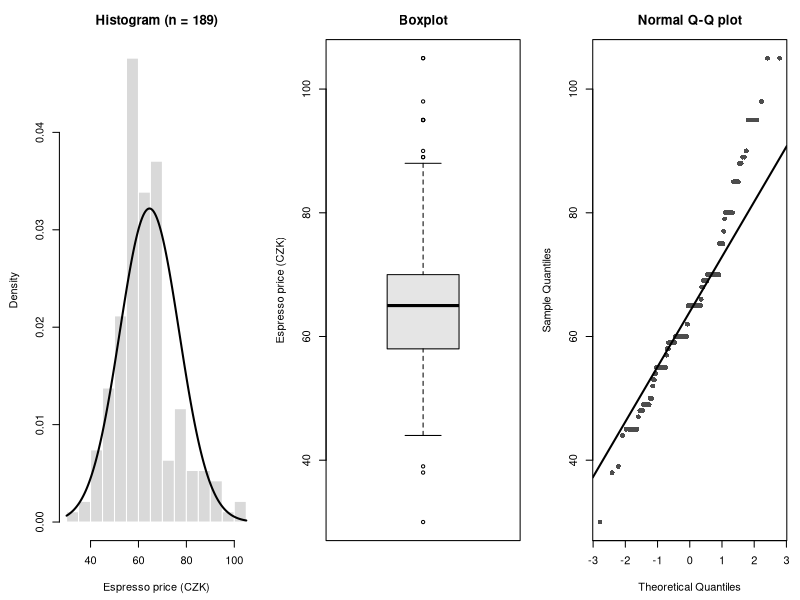
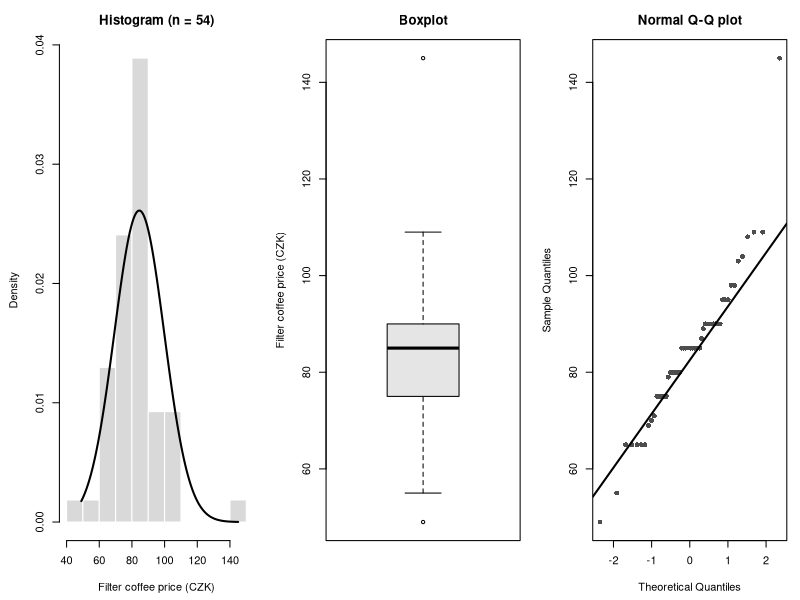
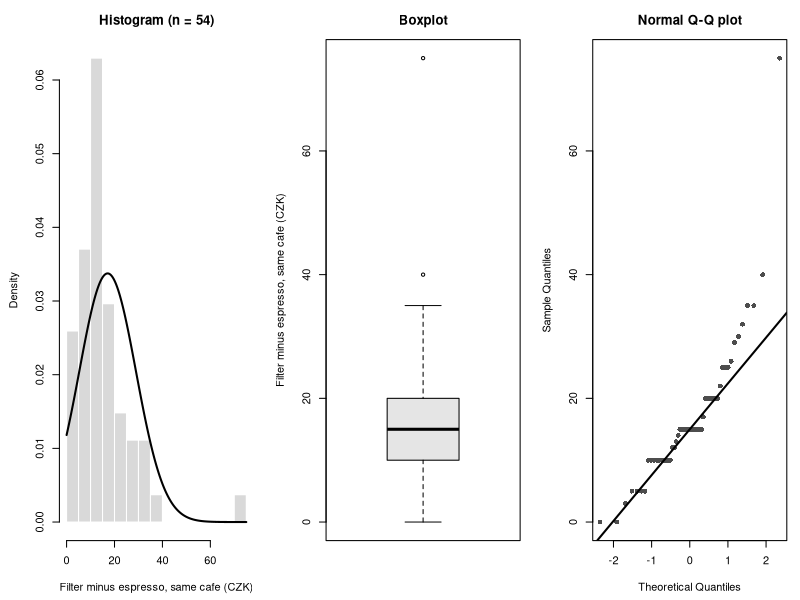
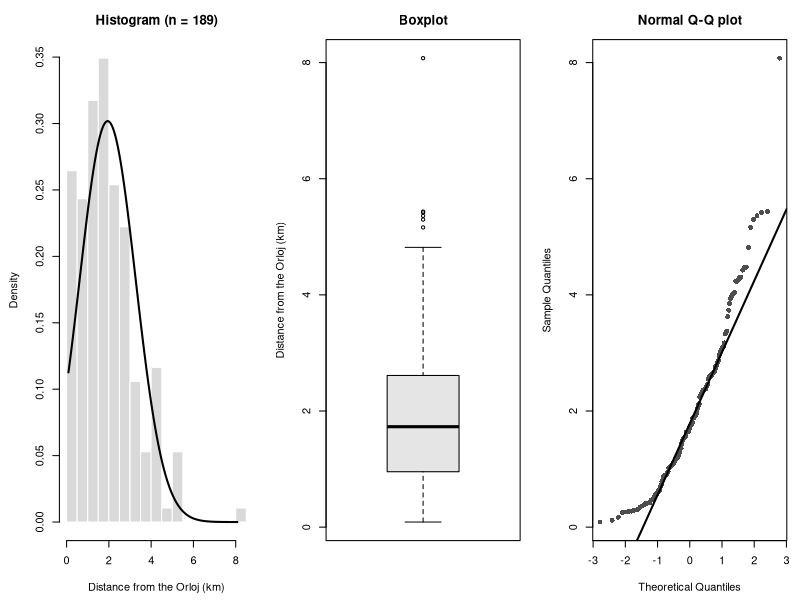
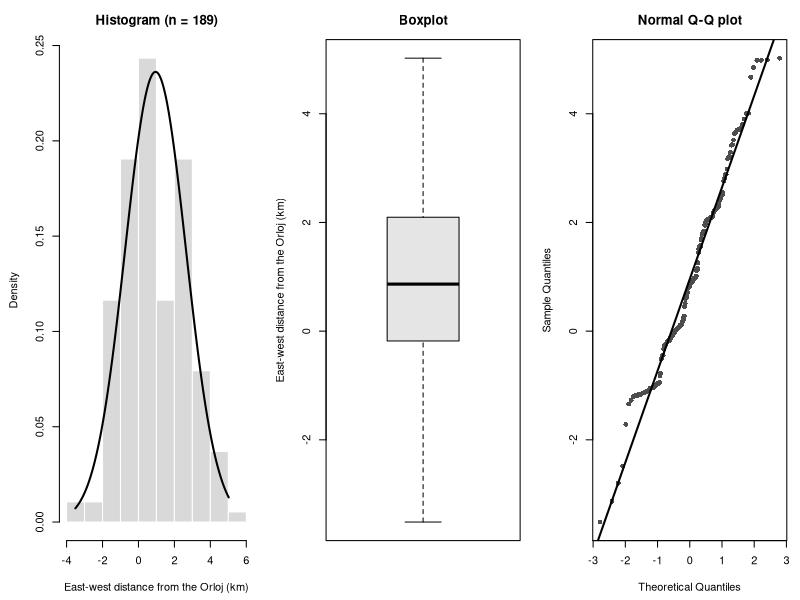
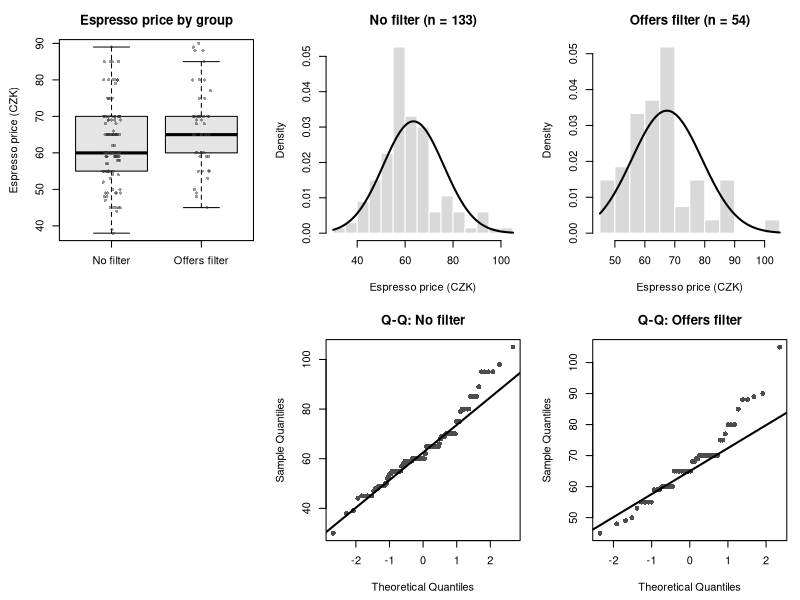
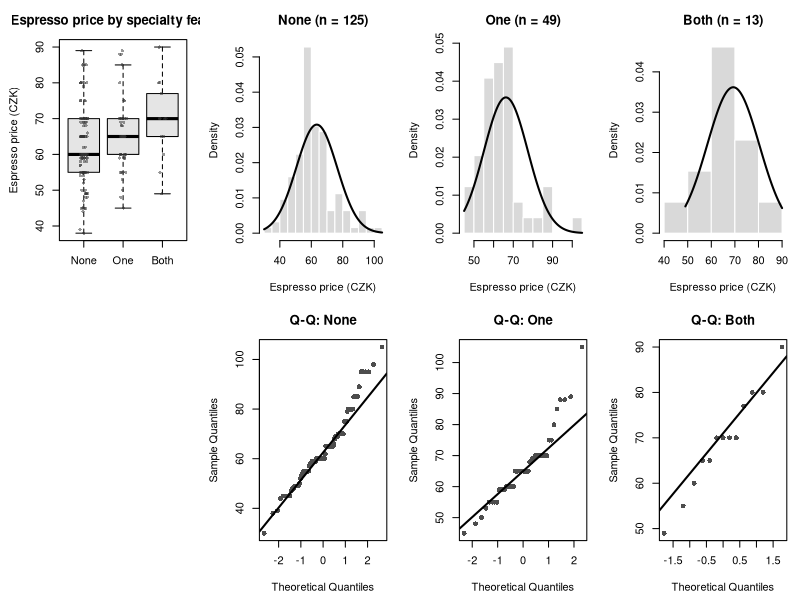
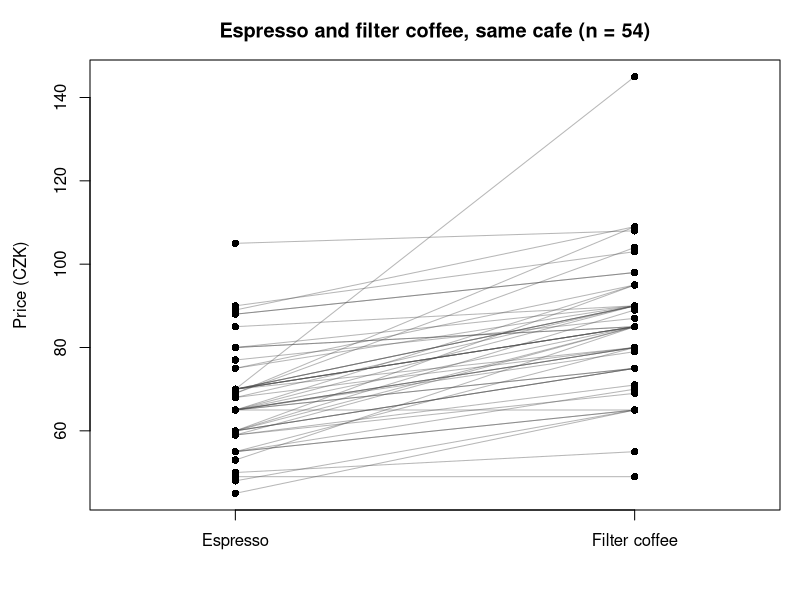

The R source for these figures, in order:
# =============================================================================
# 02_descriptive.R  --  Data Analytics semestral project, topic: Specialty Cafes
#
# Describes every variable used in A1-A10 BEFORE any test is run, and decides
# for each variable (and each group that is compared) whether a parametric or
# a non-parametric method is justified. Steps follow Appendix B.2:
#   1. Count   2. Summarise   3. Plot   4. Check normality
#   5. If not normal: does the central limit theorem (CLT) help?
#   6. Fill in the decision table (D_table.tex)
#
# Reads:   analysis/dataset.csv
# Writes:  report/tables/D_table.tex        decision table (main output)
#          report/tables/descriptives.tex   full numeric descriptives (App. A)
#          report/tables/D_categorical.tex  counts and percentages     (App. A)
#          report/figures/D_*.pdf           descriptive plots
#          report/figures/distributions.pdf summary figure for Appendix B
#
# Run from the REPOSITORY ROOT:  source("analysis/02_descriptive.R")
# Packages: none (base R).
# =============================================================================


# ---- 0. Settings and data ----------------------------------------------------

SEED <- 2026     # same seed as 03_analysis.R
B    <- 5000     # bootstrap resamples for the CLT check

# Rules of thumb used for the decision (stated in the report, Appendix B):
SKEW_LIMIT <- 0.5   # |skewness| below this -> distribution treated as normal
N_CLT      <- 30    # smallest group size for which the CLT can help
BOOT_LIMIT <- 0.5   # |skewness of bootstrapped means| below this -> CLT works

fig_dir <- file.path("report", "figures")
tab_dir <- file.path("report", "tables")
dir.create(fig_dir, recursive = TRUE, showWarnings = FALSE)
dir.create(tab_dir, recursive = TRUE, showWarnings = FALSE)

d <- read.csv(file.path("analysis", "dataset.csv"), stringsAsFactors = FALSE,
              fileEncoding = "UTF-8")

# A CSV does not store factor levels, so set them again in a fixed order.
d$specialty_group <- factor(d$specialty_group, levels = c("None", "One", "Both"))
d$chain_group     <- factor(d$chain_group, levels = c("Independent", "Chain"))
d$cafe_type       <- factor(d$cafe_type,
                            levels = c("Independent", "Local Chain",
                                       "International Chain"))
d$filter_group    <- factor(d$offers_filter, levels = 0:1,
                            labels = c("No filter", "Offers filter"))
d$roastery_group  <- factor(d$is_roastery, levels = 0:1,
                            labels = c("Other cafe", "Roastery"))

# A3 uses the within-cafe difference: filter price MINUS espresso price.
d$diff_filter_espresso <- d$filter_price - d$espresso_price

cat("Cafes in dataset.csv:", nrow(d), "\n")


# ---- Helper functions --------------------------------------------------------

# Sample skewness (g1): 0 for a symmetric distribution, > 0 = long right tail.
skewness <- function(x) {
  x <- x[!is.na(x)]
  m <- mean(x)
  mean((x - m)^3) / mean((x - m)^2)^1.5
}

# p-value in APA style: three decimals, no leading zero, "< .001" if tiny.
fmt_p <- function(p) {
  ifelse(p < 0.001, "< .001", sub("^0", "", formatC(p, format = "f", digits = 3)))
}

# Negative numbers get a typeset minus sign in LaTeX ("-0.2" -> "\ensuremath{-}0.2").
fmt <- function(x, digits = 1) {
  sub("^-", "\\\\ensuremath{-}", formatC(x, format = "f", digits = digits))
}

# Numeric summary of one variable: n, missing, mean with t-based 95% CI, SD,
# median, IQR (Q1-Q3) and range.
describe_num <- function(x) {
  n_miss <- sum(is.na(x))
  x  <- x[!is.na(x)]
  n  <- length(x)
  m  <- mean(x)
  se <- sd(x) / sqrt(n)
  tq <- qt(0.975, df = n - 1)
  q  <- quantile(x, c(0.25, 0.75), names = FALSE)
  c(n = n, missing = n_miss, mean = m, ci_low = m - tq * se, ci_high = m + tq * se,
    sd = sd(x), median = median(x), q1 = q[1], q3 = q[2],
    min = min(x), max = max(x))
}

# Write a data frame as a booktabs LaTeX tabular (no caption: the caption is
# added in report.tex around \input{...}). Escapes &, %, _ and # in the text.
write_tex_table <- function(df, file, align = NULL) {
  if (is.null(align)) align <- paste0("l", strrep("r", ncol(df) - 1))
  esc  <- function(s) gsub("([&%_#])", "\\\\\\1", s)
  head <- paste(esc(names(df)), collapse = " & ")
  body <- apply(as.matrix(df), 1, function(r) paste(esc(r), collapse = " & "))
  writeLines(c(paste0("\\begin{tabular}{", align, "}"), "\\toprule",
               paste(head, "\\\\"), "\\midrule", paste(body, "\\\\"),
               "\\bottomrule", "\\end{tabular}"), file)
  cat("Written:", file, "\n")
}

# Histogram with the normal curve of the same mean and SD on top.
hist_normal <- function(x, main, xlab) {
  x <- x[!is.na(x)]
  hist(x, breaks = "FD", freq = FALSE, main = main, xlab = xlab,
       col = "grey85", border = "white")
  grid_x <- seq(min(x), max(x), length.out = 200)
  lines(grid_x, dnorm(grid_x, mean(x), sd(x)), lwd = 2)
}

# Normal Q-Q plot: points close to the line = close to normal.
qq_plot <- function(x, main) {
  x <- x[!is.na(x)]
  qqnorm(x, main = main, pch = 16, col = "grey30")
  qqline(x, lwd = 2)
}

# Boxplot of y by group with the individual cafes as jittered points.
box_points <- function(y, g, main, ylab) {
  boxplot(y ~ g, main = main, ylab = ylab, xlab = "", outline = FALSE,
          col = "grey90")
  stripchart(y ~ g, vertical = TRUE, method = "jitter", add = TRUE, pch = 16,
             col = adjustcolor("grey20", alpha.f = 0.5))
}


# ---- 1-2. Count and summarise ------------------------------------------------

num_vars <- c(
  "Espresso price (CZK)"                      = "espresso_price",
  "Filter coffee price (CZK)"                 = "filter_price",
  "Filter minus espresso, same cafe (CZK)"    = "diff_filter_espresso",
  "Distance from the Orloj (km)"              = "distance_km",
  "East-west distance from the Orloj (km)"    = "ew_km"
)

desc <- t(sapply(num_vars, function(v) describe_num(d[[v]])))
cat("\nNumeric variables:\n"); print(round(desc, 2))

desc_tex <- data.frame(
  Variable  = names(num_vars),
  n         = desc[, "n"],
  Missing   = desc[, "missing"],
  `Mean [95% CI]` = paste0(fmt(desc[, "mean"]), " [", fmt(desc[, "ci_low"]),
                           ", ", fmt(desc[, "ci_high"]), "]"),
  SD        = fmt(desc[, "sd"]),
  Median    = fmt(desc[, "median"]),
  IQR       = paste0(fmt(desc[, "q1"]), "--", fmt(desc[, "q3"])),
  Range     = paste0(fmt(desc[, "min"]), "--", fmt(desc[, "max"])),
  check.names = FALSE)
write_tex_table(desc_tex, file.path(tab_dir, "descriptives.tex"),
                align = "lrrrrrrr")

# Categorical variables: counts and percentages (missing shown separately).
cat_vars <- c("Offers filter coffee" = "filter_group",
              "Roastery"             = "roastery_group",
              "Specialty features"   = "specialty_group",
              "Cafe type"            = "cafe_type",
              "Independent or chain" = "chain_group")
cat_rows <- do.call(rbind, lapply(names(cat_vars), function(lab) {
  x   <- d[[cat_vars[lab]]]
  tab <- table(x, useNA = "always")
  names(tab)[is.na(names(tab))] <- "Missing"
  data.frame(Variable = c(lab, rep("", length(tab) - 1)),
             Category = names(tab),
             n        = as.integer(tab),
             Percent  = fmt(100 * as.integer(tab) / length(x)))
}))
cat("\nCategorical variables:\n"); print(cat_rows, row.names = FALSE)
write_tex_table(cat_rows, file.path(tab_dir, "D_categorical.tex"), align = "llrr")

# A5 contingency table (roastery x filter coffee), shown here for description.
cat("\nRoastery x offers filter coffee:\n")
print(table(d$roastery_group, d$filter_group, useNA = "ifany"))


# ---- 3. Plot every numeric variable -----------------------------------------

for (lab in names(num_vars)) {
  v <- num_vars[lab]
  x <- d[[v]]
  pdf(file.path(fig_dir, paste0("D_", v, ".pdf")), width = 9, height = 3.2)
  par(mfrow = c(1, 3), mar = c(4.5, 4.5, 3, 1))
  hist_normal(x, main = paste0("Histogram (n = ", sum(!is.na(x)), ")"), xlab = lab)
  boxplot(x, main = "Boxplot", ylab = lab, col = "grey90")
  qq_plot(x, main = "Normal Q-Q plot")
  dev.off()
}

# Groups side by side.
# A2: espresso price, cafes with and without filter coffee
pdf(file.path(fig_dir, "D_espresso_by_filter.pdf"), width = 9, height = 6)
par(mfrow = c(2, 3), mar = c(4.5, 4.5, 3, 1))
box_points(d$espresso_price, d$filter_group, "Espresso price by group",
           "Espresso price (CZK)")
for (g in levels(d$filter_group)) {
  x <- d$espresso_price[d$filter_group %in% g]
  hist_normal(x, main = paste0(g, " (n = ", length(x), ")"),
              xlab = "Espresso price (CZK)")
}
plot.new()   # empty cell to keep the grid aligned
for (g in levels(d$filter_group)) {
  qq_plot(d$espresso_price[d$filter_group %in% g], main = paste("Q-Q:", g))
}
dev.off()

# A4: espresso price by number of specialty features
pdf(file.path(fig_dir, "D_espresso_by_specialty.pdf"), width = 12, height = 6)
par(mfrow = c(2, 4), mar = c(4.5, 4.5, 3, 1))
box_points(d$espresso_price, d$specialty_group,
           "Espresso price by specialty features", "Espresso price (CZK)")
for (g in levels(d$specialty_group)) {
  x <- d$espresso_price[d$specialty_group %in% g]
  hist_normal(x, main = paste0(g, " (n = ", length(x), ")"),
              xlab = "Espresso price (CZK)")
}
plot.new()
for (g in levels(d$specialty_group)) {
  qq_plot(d$espresso_price[d$specialty_group %in% g], main = paste("Q-Q:", g))
}
dev.off()

# A3: the paired comparison is checked on the DIFFERENCES (already plotted as
# D_diff_filter_espresso.pdf). Here: the two prices per cafe, linked by a line.
paired <- d[!is.na(d$filter_price), ]
pdf(file.path(fig_dir, "D_paired_prices.pdf"), width = 5, height = 5)
par(mar = c(4.5, 4.5, 3, 1))
plot(c(1, 2), range(c(paired$espresso_price, paired$filter_price)), type = "n",
     xaxt = "n", xlab = "", ylab = "Price (CZK)", xlim = c(0.7, 2.3),
     main = paste0("Espresso and filter coffee, same cafe (n = ",
                   nrow(paired), ")"))
axis(1, at = 1:2, labels = c("Espresso", "Filter coffee"))
segments(1, paired$espresso_price, 2, paired$filter_price,
         col = adjustcolor("grey30", alpha.f = 0.4))
points(rep(1, nrow(paired)), paired$espresso_price, pch = 16)
points(rep(2, nrow(paired)), paired$filter_price, pch = 16)
dev.off()


# ---- 4-6. Normality, CLT and the decision table ------------------------------

# One row per variable and per group that a question compares. For regressions
# (A7-A10) the assumption is about the residuals, which are checked after the
# model is fitted in 03_analysis.R; the outcome is described here anyway.
checks <- list(
  list("Filter coffee price", "Cafes offering filter", "A1, A6, A7, A9",
       d$filter_price),
  list("Espresso price", "Offers filter", "A2, A6",
       d$espresso_price[d$offers_filter %in% 1]),
  list("Espresso price", "No filter", "A2",
       d$espresso_price[d$offers_filter %in% 0]),
  list("Filter minus espresso", "Cafes offering filter", "A3",
       d$diff_filter_espresso),
  list("Espresso price", "No specialty feature", "A4",
       d$espresso_price[d$specialty_group %in% "None"]),
  list("Espresso price", "One feature", "A4",
       d$espresso_price[d$specialty_group %in% "One"]),
  list("Espresso price", "Both features", "A4",
       d$espresso_price[d$specialty_group %in% "Both"]),
  list("Espresso price", "All cafes", "A8 (outcome)", d$espresso_price)
)

boot_means <- list()   # kept for the bootstrap figure below
decision <- do.call(rbind, lapply(seq_along(checks), function(i) {
  ck <- checks[[i]]
  x  <- ck[[4]][!is.na(ck[[4]])]
  n  <- length(x)
  sk <- skewness(x)
  sw <- shapiro.test(x)$p.value          # optional; does not override plots
  set.seed(SEED + i)                     # reproducible, different per row
  bm <- replicate(B, mean(sample(x, replace = TRUE)))
  boot_means[[i]] <<- bm
  normal <- abs(sk) < SKEW_LIMIT
  clt    <- n >= N_CLT && abs(skewness(bm)) < BOOT_LIMIT
  data.frame(variable = ck[[1]], group = ck[[2]], used_in = ck[[3]], n = n,
             skew = sk, shapiro_p = sw, normal = normal,
             boot_skew = skewness(bm), clt = clt)
}))

# Judgement from the plots. The rule above is only a first screen: look at the
# Q-Q plots and histograms, and if your judgement differs, set it here with a
# comment saying why (row number = row of `decision`). Example:
#   normal_override <- c("1" = FALSE)  # Q-Q plot: long right tail
normal_override <- c()
if (length(normal_override) > 0) {
  decision$normal[as.integer(names(normal_override))] <- normal_override
}

decision$method <- ifelse(decision$normal | decision$clt,
                          "Parametric", "Non-parametric")
cat("\nDecision table:\n")
print(transform(decision, skew = round(skew, 2), boot_skew = round(boot_skew, 2),
                shapiro_p = fmt_p(shapiro_p)), row.names = FALSE)

d_tex <- data.frame(
  Variable          = decision$variable,
  Group             = decision$group,
  `Used in`         = decision$used_in,
  n                 = decision$n,
  Skewness          = fmt(decision$skew, 2),
  `Shapiro--Wilk p` = fmt_p(decision$shapiro_p),
  `Normal?`         = ifelse(decision$normal, "Yes", "No"),
  `CLT applies?`    = ifelse(decision$normal, "--",
                             ifelse(decision$clt, "Yes", "No")),
  Method            = decision$method,
  check.names = FALSE)
write_tex_table(d_tex, file.path(tab_dir, "D_table.tex"), align = "lllrrrccl")


# ---- Figures for Appendix B --------------------------------------------------

row_title <- function(i) {
  paste0(decision$variable[i], "\n", decision$group[i], " (n = ",
         decision$n[i], ")")
}

# Bootstrapped means: if these look normal, the CLT works for that row.
pdf(file.path(fig_dir, "D_bootstrap_means.pdf"), width = 12, height = 6)
par(mfrow = c(2, 4), mar = c(4.5, 4.5, 4, 1))
for (i in seq_along(boot_means)) {
  hist_normal(boot_means[[i]], main = row_title(i), xlab = "Bootstrapped mean (CZK)")
}
dev.off()

# distributions.pdf (Figure 2 in the report template): histogram and Q-Q plot
# of every row of the decision table.
pdf(file.path(fig_dir, "distributions.pdf"), width = 12, height = 12)
par(mfrow = c(4, 4), mar = c(4.5, 4.5, 4, 1))
for (i in seq_along(checks)) {
  x <- checks[[i]][[4]]
  hist_normal(x, main = row_title(i), xlab = "CZK")
  qq_plot(x, main = paste("Q-Q:", decision$group[i]))
}
dev.off()

cat("\nDone. Look at the Q-Q plots in report/figures before trusting the table.\n")
